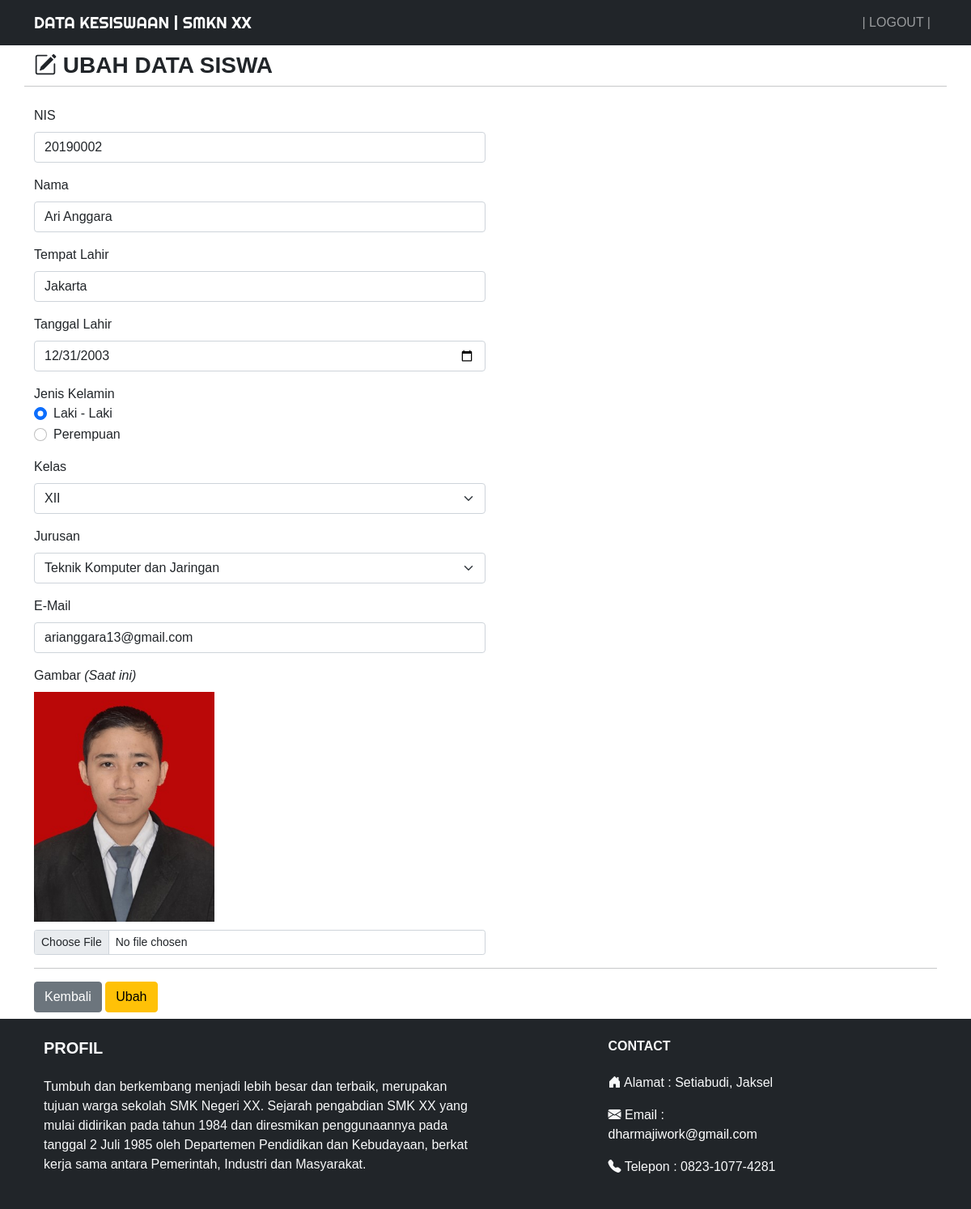
Page /ubah.php?nis=20190002 (signed in) on the committed database.
### tables this page shows
CREATE TABLE `siswa` (
  `nis` varchar(50) NOT NULL,
  `nama` varchar(255) NOT NULL,
  `tmpt_Lahir` varchar(50) NOT NULL,
  `tgl_Lahir` date NOT NULL,
  `jekel` enum('Laki - Laki','Perempuan') NOT NULL,
  `kelas` enum('X','XI','XII') NOT NULL,
  `jurusan` enum('Teknik Jaringan Akses','Teknik Komputer dan Jaringan','Multimedia','Rekayasa Perangkat Lunak') NOT NULL,
  `email` varchar(255) NOT NULL,
  `gambar` varchar(255) NOT NULL
);

### function.php (called while the page is built, shortened)
<?php
$koneksi = mysqli_connect("localhost", "root", "", "db_kesiswaan");
function query($query)
{
    global $koneksi;
    $result = mysqli_query($koneksi, $query);
    $rows = [];
    while ($row = mysqli_fetch_assoc($result)) {
        $rows[] = $row;
    }
    return $rows;
}

### ubah.php (the view, shortened to what this page needs)
<?php
require 'function.php';
$nis = $_GET['nis'];
$siswa = query("SELECT * FROM siswa WHERE nis = $nis")[0];
?>
<!DOCTYPE html>
<html lang="en">
<head>
    <link href="https://cdn.jsdelivr.net/npm/bootstrap@5.0.0-beta2/dist/css/bootstrap.min.css" rel="stylesheet">
    <link rel="stylesheet" href="https://cdn.jsdelivr.net/npm/bootstrap-icons@1.4.0/font/bootstrap-icons.css">
    <link rel="stylesheet" href="css/style.css">
</head>
<body>
    <nav class="navbar navbar-expand-lg navbar-dark bg-dark text-uppercase">
        <div class="container">
            <a class="navbar-brand" href="index.php">DATA KESISWAAN | SMKN XX</a>
            <div class="collapse navbar-collapse" id="navbarNav">
                <ul class="navbar-nav ms-auto">
                    <li class="nav-item">
                        <a class="nav-link" href="logout.php">| Logout |</a>
                </ul>
            </div>
        </div>
    </nav>
    <div class="container">
        <div class="row my-2">
            <div class="col-md">
                <h3 class="fw-bold text-uppercase"><i class="bi bi-pencil-square"></i>&nbsp;Ubah Data Siswa</h3>
            </div>
            <hr>
        </div>
        <div class="row my-2">
            <div class="col-md">
                <form action="" method="post" enctype="multipart/form-data">
                    <div class="mb-3">
                        <label for="nis" class="form-label">NIS</label>
                        <input type="number" class="form-control w-50" id="nis" value="<?= $siswa['nis']; ?>" name="nis" autocomplete="off" required>
                    </div>
                    <div class="mb-3">
                        <label for="nama" class="form-label">Nama</label>
                        <input type="text" class="form-control w-50" id="nama" value="<?= $siswa['nama']; ?>" name="nama" autocomplete="off" required>
                    </div>
                    <div class="mb-3">
                        <label for="tmpt_Lahir" class="form-label">Tempat Lahir</label>
                        <input type="text" class="form-control w-50" id="tmpt_Lahir" value="<?= $siswa['tmpt_Lahir']; ?>" name="tmpt_Lahir" autocomplete="off" required>
                    </div>
                    <div class="mb-3">
                        <label for="tgl_Lahir" class="form-label">Tanggal Lahir</label>
                        <input type="date" class="form-control w-50" id="tgl_Lahir" value="<?= $siswa['tgl_Lahir']; ?>" name="tgl_Lahir" autocomplete="off" required>
                    </div>
                    <div class="mb-3">
                        <label>Jenis Kelamin</label>
                        <div class="form-check">
                            <input class="form-check-input" type="radio" name="jekel" id="Laki - Laki" value="Laki - Laki" <?php if ($siswa['jekel'] == 'Laki - Laki') { ?> checked='' <?php } ?>>
                            <label class="form-check-label" for="Laki - Laki">Laki - Laki</label>
                        </div>
                        <div class="form-check">
                            <input class="form-check-input" type="radio" name="jekel" id="Perempuan" value="Perempuan" <?php if ($siswa['jekel'] == 'Perempuan') { ?> checked='' <?php } ?>>
                            <label class="form-check-label" for="Perempuan">Perempuan</label>
                        </div>
                    </div>
                    <div class="mb-3">
                        <label for="kelas" class="form-label">Kelas</label>
                        <select class="form-select w-50" id="kelas" name="kelas">
                            <option value="XII" <?php if ($siswa['kelas'] == 'XII') { ?> selected='' <?php } ?>>XII</option>
                        </select>
                    </div>
                    <div class="mb-3">
                        <label for="jurusan" class="form-label">Jurusan</label>
                        <select class="form-select w-50" id="jurusan" name="jurusan">
                            <option value="Teknik Komputer dan Jaringan" <?php if ($siswa['jurusan'] == 'Teknik Komputer dan Jaringan') { ?> selected='' <?php } ?>>Teknik Komputer dan Jaringan</option>
                        </select>
                    </div>
                    <div class="mb-3">
                        <label for="email" class="form-label">E-Mail</label>
                        <input type="email" class="form-control w-50" id="email" value="<?= $siswa['email']; ?>" name="email" autocomplete="off" required>
                    </div>
                    <div class="mb-3">
                        <label for="gambar" class="form-label">Gambar <i>(Saat ini)</i></label> <br>
                        <img src="img/<?= $siswa['gambar']; ?>" width="20%" style="margin-bottom: 10px;">
                        <input class="form-control form-control-sm w-50" id="gambar" name="gambar" type="file">
                    </div>
                    <hr>
                    <a href="index.php" class="btn btn-secondary">Kembali</a>
                    <button type="submit" class="btn btn-warning" name="ubah">Ubah</button>
                </form>
            </div>
        </div>
    </div>
    <footer class="bg-dark text-center text-sm-start text-light">
  <div class="container p-4">
    <div class="row">
      <div class="col-lg-6 col-md-12 mb-4 mb-md-0">
        <h5 class="text-uppercase fw-bold mb-4">Profil</h5>
        <p class="text-sm">
        Tumbuh dan berkembang menjadi lebih besar dan terbaik, merupakan tujuan warga sekolah SMK Negeri XX.
        Sejarah pengabdian SMK XX yang mulai didirikan pada tahun 1984 dan diresmikan penggunaannya pada tanggal
        2 Juli 1985 oleh Departemen Pendidikan dan Kebudayaan, berkat kerja sama antara Pemerintah, Industri dan
        Masyarakat.
        </p>
      </div>
      <div class="col-md-12 col-lg-3 col-xl-3 mx-auto mb-md-0 mb-4">
          <h6 class="text-uppercase fw-bold mb-4">Contact
          </h6>
          <p><i class="bi bi-house-door-fill"></i> <a href="#" target="_blank" style="text-decoration: none;" class="text-light">Alamat : Setiabudi, Jaksel</a></p>
          <p>
          <i class="bi bi-envelope-fill"></i><a href="mailto:dharmajiwork@gmail.com" class="text-decoration-none text-white"> Email : dharmajiwork@gmail.com </a>
          </p>
          <p><i class="bi bi-telephone-fill"></i> Telepon : 0823-1077-4281</p>
        </div>
    </div>
  </div>
</footer>
</body>
</html>

### css/style.css (style rules this page uses)
body { font-family: 'Gill Sans', 'Gill Sans MT', Calibri, 'Trebuchet MS', sans-serif; }
.navbar-brand { font-family: 'Righteous', cursive; }

### rows in the picture
siswa: nis "20190002", nama "Ari Anggara", tmpt_Lahir "Jakarta", tgl_Lahir "12/31/2003", jekel "☑ Laki - Laki", jekel "☐ Perempuan", kelas "XII", jurusan "Teknik Komputer dan Jaringan", email "arianggara13@gmail.com", gambar (picture)
